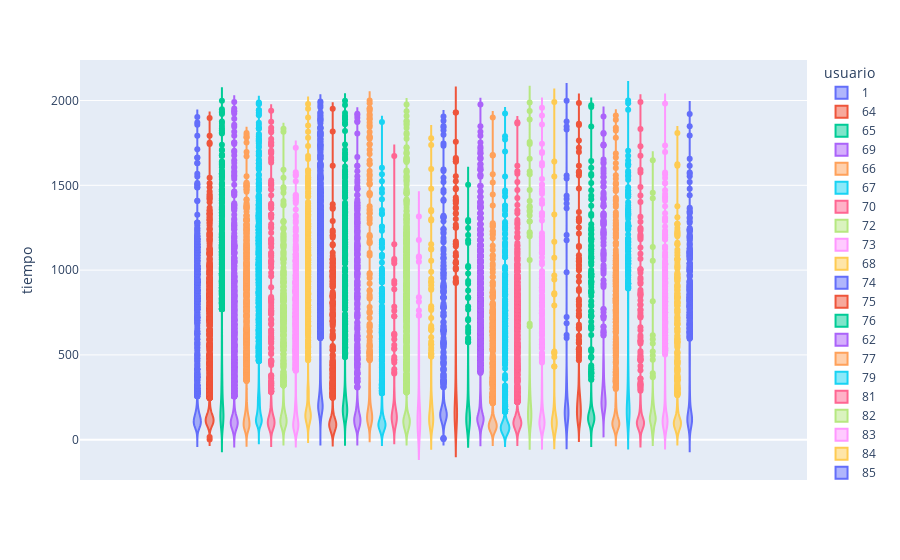

Here is the notebook cell this chart was saved with:
### Code cell
px.violin(df_Cambio_mano, y='tiempo', color='usuario')

### Figure 1 — Plotly figure (JSON) as saved in the notebook; plotly's stock layout.template omitted (floating-point values rounded to 4 significant figures; data arrays with more than 128 entries replaced by an {"elided": "..."} marker saying what was removed)
{"data": [{"alignmentgroup": "True", "box": {"visible": false}, "hovertemplate": "usuario=1<br>tiempo=%{y}<extra></extra>", "legendgroup": "1", "marker": {"color": "#636efa"}, "name": "1", "offsetgroup": "1", "orientation": "v", "scalegroup": "True", "showlegend": true, "type": "violin", "x0": " ", "xaxis": "x", "y": {"elided": "4158 int values"}, "y0": " ", "yaxis": "y"}, {"alignmentgroup": "True", "box": {"visible": false}, "hovertemplate": "usuario=64<br>tiempo=%{y}<extra></extra>", "legendgroup": "64", "marker": {"color": "#EF553B"}, "name": "64", "offsetgroup": "64", "orientation": "v", "scalegroup": "True", "showlegend": true, "type": "violin", "x0": " ", "xaxis": "x", "y": {"elided": "4448 int values"}, "y0": " ", "yaxis": "y"}, {"alignmentgroup": "True", "box": {"visible": false}, "hovertemplate": "usuario=65<br>tiempo=%{y}<extra></extra>", "legendgroup": "65", "marker": {"color": "#00cc96"}, "name": "65", "offsetgroup": "65", "orientation": "v", "scalegroup": "True", "showlegend": true, "type": "violin", "x0": " ", "xaxis": "x", "y": {"elided": "3029 int values"}, "y0": " ", "yaxis": "y"}, {"alignmentgroup": "True", "box": {"visible": false}, "hovertemplate": "usuario=69<br>tiempo=%{y}<extra></extra>", "legendgroup": "69", "marker": {"color": "#ab63fa"}, "name": "69", "offsetgroup": "69", "orientation": "v", "scalegroup": "True", "showlegend": true, "type": "violin", "x0": " ", "xaxis": "x", "y": {"elided": "4701 int values"}, "y0": " ", "yaxis": "y"}, {"alignmentgroup": "True", "box": {"visible": false}, "hovertemplate": "usuario=66<br>tiempo=%{y}<extra></extra>", "legendgroup": "66", "marker": {"color": "#FFA15A"}, "name": "66", "offsetgroup": "66", "orientation": "v", "scalegroup": "True", "showlegend": true, "type": "violin", "x0": " ", "xaxis": "x", "y": {"elided": "3075 int values"}, "y0": " ", "yaxis": "y"}, {"alignmentgroup": "True", "box": {"visible": false}, "hovertemplate": "usuario=67<br>tiempo=%{y}<extra></extra>", "legendgroup": "67", "marker": {"color": "#19d3f3"}, "name": "67", "offsetgroup": "67", "orientation": "v", "scalegroup": "True", "showlegend": true, "type": "violin", "x0": " ", "xaxis": "x", "y": {"elided": "5800 int values"}, "y0": " ", "yaxis": "y"}, {"alignmentgroup": "True", "box": {"visible": false}, "hovertemplate": "usuario=70<br>tiempo=%{y}<extra></extra>", "legendgroup": "70", "marker": {"color": "#FF6692"}, "name": "70", "offsetgroup": "70", "orientation": "v", "scalegroup": "True", "showlegend": true, "type": "violin", "x0": " ", "xaxis": "x", "y": {"elided": "868 int values"}, "y0": " ", "yaxis": "y"}, {"alignmentgroup": "True", "box": {"visible": false}, "hovertemplate": "usuario=72<br>tiempo=%{y}<extra></extra>", "legendgroup": "72", "marker": {"color": "#B6E880"}, "name": "72", "offsetgroup": "72", "orientation": "v", "scalegroup": "True", "showlegend": true, "type": "violin", "x0": " ", "xaxis": "x", "y": {"elided": "1770 int values"}, "y0": " ", "yaxis": "y"}, {"alignmentgroup": "True", "box": {"visible": false}, "hovertemplate": "usuario=73<br>tiempo=%{y}<extra></extra>", "legendgroup": "73", "marker": {"color": "#FF97FF"}, "name": "73", "offsetgroup": "73", "orientation": "v", "scalegroup": "True", "showlegend": true, "type": "violin", "x0": " ", "xaxis": "x", "y": {"elided": "2974 int values"}, "y0": " ", "yaxis": "y"}, {"alignmentgroup": "True", "box": {"visible": false}, "hovertemplate": "usuario=68<br>tiempo=%{y}<extra></extra>", "legendgroup": "68", "marker": {"color": "#FECB52"}, "name": "68", "offsetgroup": "68", "orientation": "v", "scalegroup": "True", "showlegend": true, "type": "violin", "x0": " ", "xaxis": "x", "y": {"elided": "2512 int values"}, "y0": " ", "yaxis": "y"}, {"alignmentgroup": "True", "box": {"visible": false}, "hovertemplate": "usuario=74<br>tiempo=%{y}<extra></extra>", "legendgroup": "74", "marker": {"color": "#636efa"}, "name": "74", "offsetgroup": "74", "orientation": "v", "scalegroup": "True", "showlegend": true, "type": "violin", "x0": " ", "xaxis": "x", "y": {"elided": "8277 int values"}, "y0": " ", "yaxis": "y"}, {"alignmentgroup": "True", "box": {"visible": false}, "hovertemplate": "usuario=75<br>tiempo=%{y}<extra></extra>", "legendgroup": "75", "marker": {"color": "#EF553B"}, "name": "75", "offsetgroup": "75", "orientation": "v", "scalegroup": "True", "showlegend": true, "type": "violin", "x0": " ", "xaxis": "x", "y": {"elided": "1330 int values"}, "y0": " ", "yaxis": "y"}, {"alignmentgroup": "True", "box": {"visible": false}, "hovertemplate": "usuario=76<br>tiempo=%{y}<extra></extra>", "legendgroup": "76", "marker": {"color": "#00cc96"}, "name": "76", "offsetgroup": "76", "orientation": "v", "scalegroup": "True", "showlegend": true, "type": "violin", "x0": " ", "xaxis": "x", "y": {"elided": "2060 int values"}, "y0": " ", "yaxis": "y"}, {"alignmentgroup": "True", "box": {"visible": false}, "hovertemplate": "usuario=62<br>tiempo=%{y}<extra></extra>", "legendgroup": "62", "marker": {"color": "#ab63fa"}, "name": "62", "offsetgroup": "62", "orientation": "v", "scalegroup": "True", "showlegend": true, "type": "violin", "x0": " ", "xaxis": "x", "y": {"elided": "1719 int values"}, "y0": " ", "yaxis": "y"}, {"alignmentgroup": "True", "box": {"visible": false}, "hovertemplate": "usuario=77<br>tiempo=%{y}<extra></extra>", "legendgroup": "77", "marker": {"color": "#FFA15A"}, "name": "77", "offsetgroup": "77", "orientation": "v", "scalegroup": "True", "showlegend": true, "type": "violin", "x0": " ", "xaxis": "x", "y": {"elided": "995 int values"}, "y0": " ", "yaxis": "y"}, {"alignmentgroup": "True", "box": {"visible": false}, "hovertemplate": "usuario=79<br>tiempo=%{y}<extra></extra>", "legendgroup": "79", "marker": {"color": "#19d3f3"}, "name": "79", "offsetgroup": "79", "orientation": "v", "scalegroup": "True", "showlegend": true, "type": "violin", "x0": " ", "xaxis": "x", "y": {"elided": "1611 int values"}, "y0": " ", "yaxis": "y"}, {"alignmentgroup": "True", "box": {"visible": false}, "hovertemplate": "usuario=81<br>tiempo=%{y}<extra></extra>", "legendgroup": "81", "marker": {"color": "#FF6692"}, "name": "81", "offsetgroup": "81", "orientation": "v", "scalegroup": "True", "showlegend": true, "type": "violin", "x0": " ", "xaxis": "x", "y": {"elided": "142 int values"}, "y0": " ", "yaxis": "y"}, {"alignmentgroup": "True", "box": {"visible": false}, "hovertemplate": "usuario=82<br>tiempo=%{y}<extra></extra>", "legendgroup": "82", "marker": {"color": "#B6E880"}, "name": "82", "offsetgroup": "82", "orientation": "v", "scalegroup": "True", "showlegend": true, "type": "violin", "x0": " ", "xaxis": "x", "y": {"elided": "3712 int values"}, "y0": " ", "yaxis": "y"}, {"alignmentgroup": "True", "box": {"visible": false}, "hovertemplate": "usuario=83<br>tiempo=%{y}<extra></extra>", "legendgroup": "83", "marker": {"color": "#FF97FF"}, "name": "83", "offsetgroup": "83", "orientation": "v", "scalegroup": "True", "showlegend": true, "type": "violin", "x0": " ", "xaxis": "x", "y": [116, 145, 1074, 86, 1049, 207, 148, 79, 733, 470, 341, 840, 68, 100, 165, 105, 67, 240, 482, 163, 72, 141, 137, 36, 176, 298, 1316, 45, 73, 100, 59, 814, 478, 51, 44, 135, 87, 92, 153, 499, 484, 1080, 116, 114, 120, 48, 194, 762, 1177, 120, 97, 96, 48, 132, 97, 99, 175, 138, 390, 84, 215, 171, 112, 732, 234, 123, 108, 180, 266, 502, 468, 76, 130, 79, 123, 134, 117, 73, 319, 590, 52], "y0": " ", "yaxis": "y"}, {"alignmentgroup": "True", "box": {"visible": false}, "hovertemplate": "usuario=84<br>tiempo=%{y}<extra></extra>", "legendgroup": "84", "marker": {"color": "#FECB52"}, "name": "84", "offsetgroup": "84", "orientation": "v", "scalegroup": "True", "showlegend": true, "type": "violin", "x0": " ", "xaxis": "x", "y": {"elided": "240 int values"}, "y0": " ", "yaxis": "y"}, {"alignmentgroup": "True", "box": {"visible": false}, "hovertemplate": "usuario=85<br>tiempo=%{y}<extra></extra>", "legendgroup": "85", "marker": {"color": "#636efa"}, "name": "85", "offsetgroup": "85", "orientation": "v", "scalegroup": "True", "showlegend": true, "type": "violin", "x0": " ", "xaxis": "x", "y": {"elided": "1306 int values"}, "y0": " ", "yaxis": "y"}, {"alignmentgroup": "True", "box": {"visible": false}, "hovertemplate": "usuario=80<br>tiempo=%{y}<extra></extra>", "legendgroup": "80", "marker": {"color": "#EF553B"}, "name": "80", "offsetgroup": "80", "orientation": "v", "scalegroup": "True", "showlegend": true, "type": "violin", "x0": " ", "xaxis": "x", "y": {"elided": "328 int values"}, "y0": " ", "yaxis": "y"}, {"alignmentgroup": "True", "box": {"visible": false}, "hovertemplate": "usuario=89<br>tiempo=%{y}<extra></extra>", "legendgroup": "89", "marker": {"color": "#00cc96"}, "name": "89", "offsetgroup": "89", "orientation": "v", "scalegroup": "True", "showlegend": true, "type": "violin", "x0": " ", "xaxis": "x", "y": {"elided": "161 int values"}, "y0": " ", "yaxis": "y"}, {"alignmentgroup": "True", "box": {"visible": false}, "hovertemplate": "usuario=87<br>tiempo=%{y}<extra></extra>", "legendgroup": "87", "marker": {"color": "#ab63fa"}, "name": "87", "offsetgroup": "87", "orientation": "v", "scalegroup": "True", "showlegend": true, "type": "violin", "x0": " ", "xaxis": "x", "y": {"elided": "6884 int values"}, "y0": " ", "yaxis": "y"}, {"alignmentgroup": "True", "box": {"visible": false}, "hovertemplate": "usuario=91<br>tiempo=%{y}<extra></extra>", "legendgroup": "91", "marker": {"color": "#FFA15A"}, "name": "91", "offsetgroup": "91", "orientation": "v", "scalegroup": "True", "showlegend": true, "type": "violin", "x0": " ", "xaxis": "x", "y": {"elided": "1863 int values"}, "y0": " ", "yaxis": "y"}, {"alignmentgroup": "True", "box": {"visible": false}, "hovertemplate": "usuario=90<br>tiempo=%{y}<extra></extra>", "legendgroup": "90", "marker": {"color": "#19d3f3"}, "name": "90", "offsetgroup": "90", "orientation": "v", "scalegroup": "True", "showlegend": true, "type": "violin", "x0": " ", "xaxis": "x", "y": {"elided": "3233 int values"}, "y0": " ", "yaxis": "y"}, {"alignmentgroup": "True", "box": {"visible": false}, "hovertemplate": "usuario=93<br>tiempo=%{y}<extra></extra>", "legendgroup": "93", "marker": {"color": "#FF6692"}, "name": "93", "offsetgroup": "93", "orientation": "v", "scalegroup": "True", "showlegend": true, "type": "violin", "x0": " ", "xaxis": "x", "y": {"elided": "4397 int values"}, "y0": " ", "yaxis": "y"}, {"alignmentgroup": "True", "box": {"visible": false}, "hovertemplate": "usuario=92<br>tiempo=%{y}<extra></extra>", "legendgroup": "92", "marker": {"color": "#B6E880"}, "name": "92", "offsetgroup": "92", "orientation": "v", "scalegroup": "True", "showlegend": true, "type": "violin", "x0": " ", "xaxis": "x", "y": {"elided": "163 int values"}, "y0": " ", "yaxis": "y"}, {"alignmentgroup": "True", "box": {"visible": false}, "hovertemplate": "usuario=94<br>tiempo=%{y}<extra></extra>", "legendgroup": "94", "marker": {"color": "#FF97FF"}, "name": "94", "offsetgroup": "94", "orientation": "v", "scalegroup": "True", "showlegend": true, "type": "violin", "x0": " ", "xaxis": "x", "y": {"elided": "856 int values"}, "y0": " ", "yaxis": "y"}, {"alignmentgroup": "True", "box": {"visible": false}, "hovertemplate": "usuario=95<br>tiempo=%{y}<extra></extra>", "legendgroup": "95", "marker": {"color": "#FECB52"}, "name": "95", "offsetgroup": "95", "orientation": "v", "scalegroup": "True", "showlegend": true, "type": "violin", "x0": " ", "xaxis": "x", "y": [104, 96, 208, 512, 160, 144, 160, 120, 1992, 40, 40, 104, 64, 72, 944, 152, 112, 112, 80, 200, 1640, 80, 120, 88, 64, 72, 120, 432, 72, 512, 96, 120, 1552, 112, 120, 488, 1073, 23, 56, 152, 80, 856, 120, 136, 96, 792, 152, 48, 96, 96, 48, 112, 208, 520, 112, 88, 104, 56, 96, 96, 200, 968, 96, 56, 72, 96, 104, 103, 96, 288, 1168, 864, 432, 200, 136, 144, 136, 352, 1328, 232, 128, 80, 104, 104, 87], "y0": " ", "yaxis": "y"}, {"alignmentgroup": "True", "box": {"visible": false}, "hovertemplate": "usuario=96<br>tiempo=%{y}<extra></extra>", "legendgroup": "96", "marker": {"color": "#636efa"}, "name": "96", "offsetgroup": "96", "orientation": "v", "scalegroup": "True", "showlegend": true, "type": "violin", "x0": " ", "xaxis": "x", "y": [185, 311, 161, 130, 124, 106, 295, 410, 1829, 175, 150, 383, 164, 90, 1877, 1419, 132, 177, 48, 1439, 1999, 600, 203, 150, 194, 138, 687, 158, 275, 174, 216, 280, 1540, 617, 1847, 180, 216, 168, 232, 305, 366, 264, 207, 1365, 209, 154, 218, 204, 167, 305, 161, 256, 163, 93, 265, 153, 145, 117, 343, 1393, 119, 240, 149, 158, 161, 119, 130, 329, 1176, 1207, 171, 167, 140, 161, 1558, 183, 164, 121, 351, 191, 167, 54, 205, 161, 194, 121, 131, 146, 173, 138, 145, 195, 91, 159, 81, 988, 724, 245, 143, 121, 82, 146, 64], "y0": " ", "yaxis": "y"}, {"alignmentgroup": "True", "box": {"visible": false}, "hovertemplate": "usuario=98<br>tiempo=%{y}<extra></extra>", "legendgroup": "98", "marker": {"color": "#EF553B"}, "name": "98", "offsetgroup": "98", "orientation": "v", "scalegroup": "True", "showlegend": true, "type": "violin", "x0": " ", "xaxis": "x", "y": {"elided": "524 int values"}, "y0": " ", "yaxis": "y"}, {"alignmentgroup": "True", "box": {"visible": false}, "hovertemplate": "usuario=97<br>tiempo=%{y}<extra></extra>", "legendgroup": "97", "marker": {"color": "#00cc96"}, "name": "97", "offsetgroup": "97", "orientation": "v", "scalegroup": "True", "showlegend": true, "type": "violin", "x0": " ", "xaxis": "x", "y": {"elided": "588 int values"}, "y0": " ", "yaxis": "y"}, {"alignmentgroup": "True", "box": {"visible": false}, "hovertemplate": "usuario=102<br>tiempo=%{y}<extra></extra>", "legendgroup": "102", "marker": {"color": "#ab63fa"}, "name": "102", "offsetgroup": "102", "orientation": "v", "scalegroup": "True", "showlegend": true, "type": "violin", "x0": " ", "xaxis": "x", "y": {"elided": "732 int values"}, "y0": " ", "yaxis": "y"}, {"alignmentgroup": "True", "box": {"visible": false}, "hovertemplate": "usuario=100<br>tiempo=%{y}<extra></extra>", "legendgroup": "100", "marker": {"color": "#FFA15A"}, "name": "100", "offsetgroup": "100", "orientation": "v", "scalegroup": "True", "showlegend": true, "type": "violin", "x0": " ", "xaxis": "x", "y": {"elided": "1448 int values"}, "y0": " ", "yaxis": "y"}, {"alignmentgroup": "True", "box": {"visible": false}, "hovertemplate": "usuario=103<br>tiempo=%{y}<extra></extra>", "legendgroup": "103", "marker": {"color": "#19d3f3"}, "name": "103", "offsetgroup": "103", "orientation": "v", "scalegroup": "True", "showlegend": true, "type": "violin", "x0": " ", "xaxis": "x", "y": {"elided": "1025 int values"}, "y0": " ", "yaxis": "y"}, {"alignmentgroup": "True", "box": {"visible": false}, "hovertemplate": "usuario=88<br>tiempo=%{y}<extra></extra>", "legendgroup": "88", "marker": {"color": "#FF6692"}, "name": "88", "offsetgroup": "88", "orientation": "v", "scalegroup": "True", "showlegend": true, "type": "violin", "x0": " ", "xaxis": "x", "y": {"elided": "479 int values"}, "y0": " ", "yaxis": "y"}, {"alignmentgroup": "True", "box": {"visible": false}, "hovertemplate": "usuario=107<br>tiempo=%{y}<extra></extra>", "legendgroup": "107", "marker": {"color": "#B6E880"}, "name": "107", "offsetgroup": "107", "orientation": "v", "scalegroup": "True", "showlegend": true, "type": "violin", "x0": " ", "xaxis": "x", "y": {"elided": "143 int values"}, "y0": " ", "yaxis": "y"}, {"alignmentgroup": "True", "box": {"visible": false}, "hovertemplate": "usuario=106<br>tiempo=%{y}<extra></extra>", "legendgroup": "106", "marker": {"color": "#FF97FF"}, "name": "106", "offsetgroup": "106", "orientation": "v", "scalegroup": "True", "showlegend": true, "type": "violin", "x0": " ", "xaxis": "x", "y": {"elided": "1297 int values"}, "y0": " ", "yaxis": "y"}, {"alignmentgroup": "True", "box": {"visible": false}, "hovertemplate": "usuario=104<br>tiempo=%{y}<extra></extra>", "legendgroup": "104", "marker": {"color": "#FECB52"}, "name": "104", "offsetgroup": "104", "orientation": "v", "scalegroup": "True", "showlegend": true, "type": "violin", "x0": " ", "xaxis": "x", "y": {"elided": "1208 int values"}, "y0": " ", "yaxis": "y"}, {"alignmentgroup": "True", "box": {"visible": false}, "hovertemplate": "usuario=105<br>tiempo=%{y}<extra></extra>", "legendgroup": "105", "marker": {"color": "#636efa"}, "name": "105", "offsetgroup": "105", "orientation": "v", "scalegroup": "True", "showlegend": true, "type": "violin", "x0": " ", "xaxis": "x", "y": {"elided": "1410 int values"}, "y0": " ", "yaxis": "y"}], "layout": {"legend": {"title": {"text": "usuario"}, "tracegroupgap": 0}, "margin": {"t": 60}, "violinmode": "group", "xaxis": {"anchor": "y", "domain": [0, 1]}, "yaxis": {"anchor": "x", "domain": [0, 1], "title": {"text": "tiempo"}}}}
